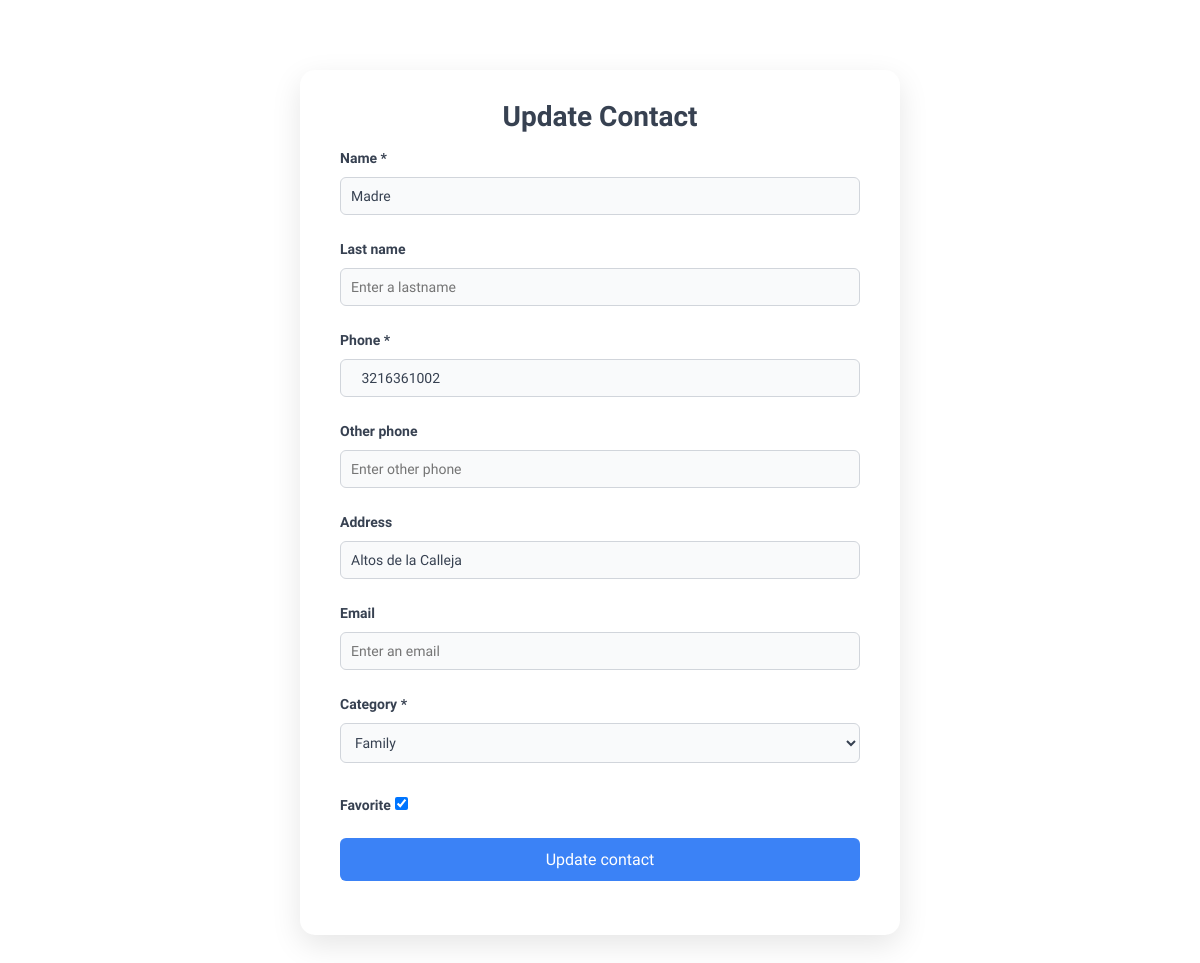
Page /update-contact/3 (signed in) on the earlier database version.
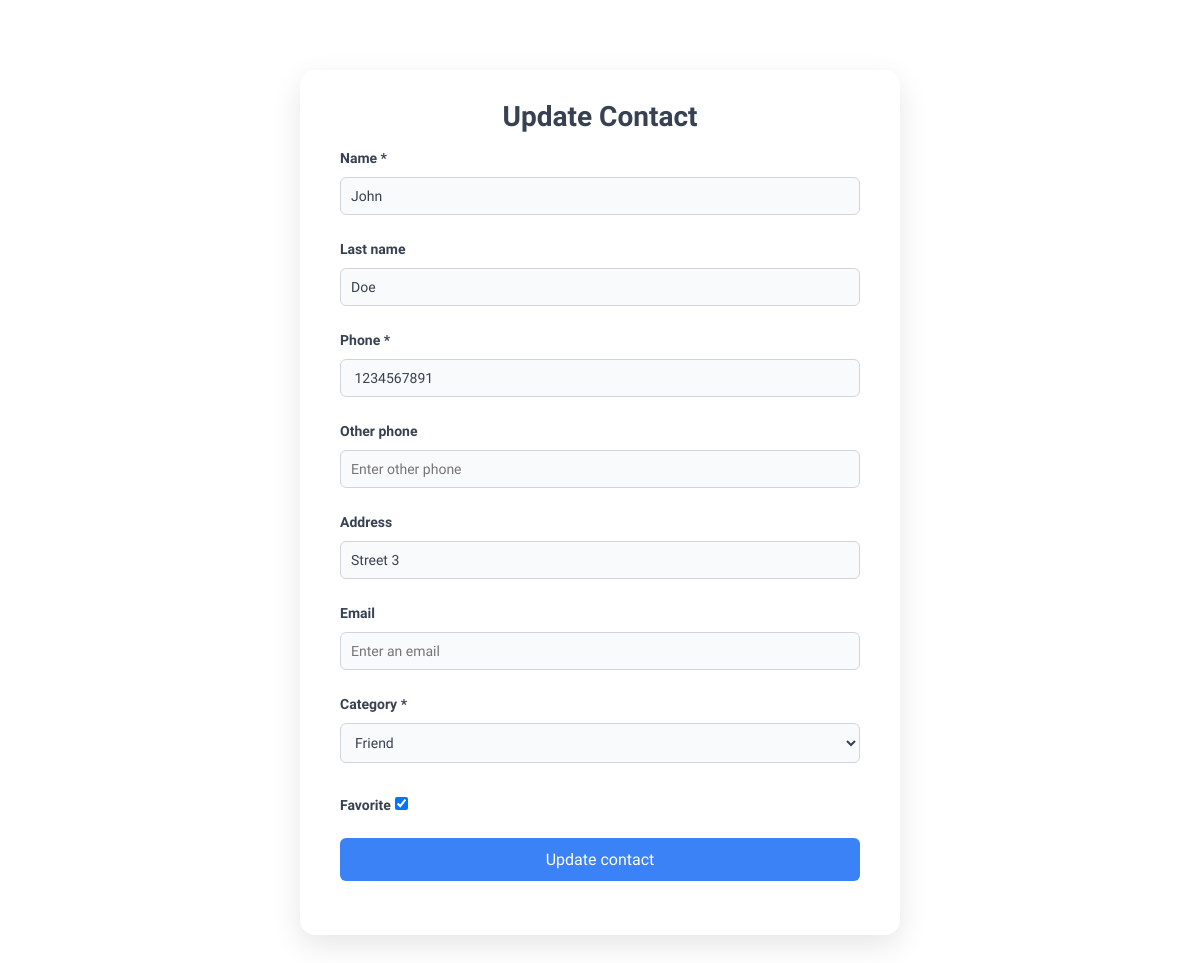
Same page on the later database version.
### tables this page shows
CREATE TABLE contacts (
        id INTEGER PRIMARY KEY AUTOINCREMENT,
        name TEXT NOT NULL,
        lastname TEXT,
        category TEXT NOT NULL,
        address TEXT,
        email TEXT,
        is_favorite BOOLEAN NOT NULL DEFAULT 0,
        user_id INTEGER NOT NULL,
        FOREIGN KEY(user_id) REFERENCES users(id)
    );

CREATE TABLE contact_phones (
        id INTEGER PRIMARY KEY AUTOINCREMENT,
        phone TEXT NOT NULL,
        contact_id INTEGER NOT NULL,
        FOREIGN KEY(contact_id) REFERENCES contacts(id) ON DELETE CASCADE
    );

### app/main.py (the view, shortened to what this page needs)
@app.route("/update-contact/<int:contact_id>", methods=["GET", "POST"])
@login_required
def update_contact(contact_id: int):
    contact = contact_controller.find_contact_by_id(contact_id)
    return render_template("update_contact.html", contact=contact)

### app/controllers/auth_controller.py (called while the page is built)
    def find_by_id(self, user_id: int) -> UserEntity:
        return self.auth_dao.find_by_id(user_id)

### app/controllers/contact_controller.py (called while the page is built)
    def find_contact_by_id(self, contact_id: int) -> ContactEntity:
        return self.contact_dao.find_contact_by_id(contact_id)

### app/dao/auth_dao.py (called while the page is built)
    def find_by_id(self, user_id: int) -> UserEntity:
        try:
            with DatabaseConnection() as conn:
                cursor = conn.cursor()
                cursor.execute("SELECT * FROM users WHERE id = ?", (user_id,))
                result = cursor.fetchone()
                return (
                    UserEntity(result[0], result[1], result[2], result[3])
                    if result
                    else None
                )
        except sql.Error as e:
            print(f"Error on find_by_id: {e}")
            return None

### app/db/db_connection.py (called while the page is built)
    def __enter__(self) -> sql.Connection:
        self.connection = self.connect()
        return self.connection

    def __exit__(self, exc_type, exc_val, exc_tb) -> None:
        self.close_connection()

    def close_connection(self):
        if self.connection:
            self.connection.close()

### app/main.py (called while the page is built)
@login_manager_app.user_loader
def load_user(user_id: int):
    return auth_controller.find_by_id(user_id)

### app/templates/update_contact.html (shortened to what this page needs)
{% extends 'layout.html' %}
{% set title = 'Update Contact | Agenda' %}
{% set css = 'contact-form.css' %}
{% block content %}
    <section class="add-contact-container">
        <div class="contact-form-container">
            <h2 class="form-heading">Update Contact</h2>
            <form action="{{ url_for('update_contact', contact_id = contact.id)}}" method="POST">
                <div class="form-group">
                    <label class="form-label" for="text">Name *</label>
                    <input class="form-input" type="name" name="name" id="name" placeholder="Enter a name" value="{{ contact.name }}">
                </div>
                <div class="form-group">
                    <label class="form-label" for="text">Last name</label>
                    <input class="form-input" type="name" name="lastname" id="lastname" placeholder="Enter a lastname" value="{{ contact.lastname|default('') }}">
                </div>
                <div class="form-group">
                    <label class="form-label" for="text">Phone *</label>
                    <input class="form-input" type="tel" name="phone" id="phone" placeholder="Enter a phone" value="{% if contact.phones and contact.phones[0] is not none %} {{ contact.phones[0] }} {% endif %}">
                </div>
                <div class="form-group">
                    <label class="form-label" for="text">Other phone</label>
                    <input class="form-input" type="tel" name="other_phone" id="other_phone" placeholder="Enter other phone" value="{% if contact.phones|length > 1 and contact.phones[1] is not none %} {{ contact.phones[1] }} {% endif %}">
                </div>
                <div class="form-group">
                    <label class="form-label" for="text">Address</label>
                    <input class="form-input" type="text" name="address" id="address" placeholder="Enter an address" value="{{ contact.address|default('') }}">
                </div>
                <div class="form-group">
                    <label class="form-label" for="email">Email</label>
                    <input class="form-input" type="email" name="email" id="email" placeholder="Enter an email" value="{{ contact.email|default('') }}">
                </div>
                <div class="form-group">
                    <label class="form-label" for="category">Category *</label>
                    <select class="form-select" name="category" id="category">
                        <option value="Family" {% if contact.category == 'Family' %} selected {% endif %}>Family</option>
                        <option value="Friend" {% if contact.category == 'Friend' %} selected {% endif %}>Friend</option>
                    </select>
                </div>
                <div class="form-group">
                    <label class="form-label" for="favorite">Favorite</label>
                    <input class="form-checkbox" type="checkbox" name="favorite" id="favorite" value="1" {% if contact.is_favorite %} checked {% endif %}>
                </div>
                <div class="form-group">
                    <button class="btn-submit" type="submit">Update contact</button>
                </div>
           </form>
        </div>
    </section>
{% endblock %}

Differences in the rows shown:
removed contact_phones: phone "3216361002"
changed contacts: name "Madre" → "John"; lastname (not shown) → "Doe"; address "Altos de la Calleja" → "Street 3"; category "Family" → "Friend"
added contact_phones: phone "1234567891"
